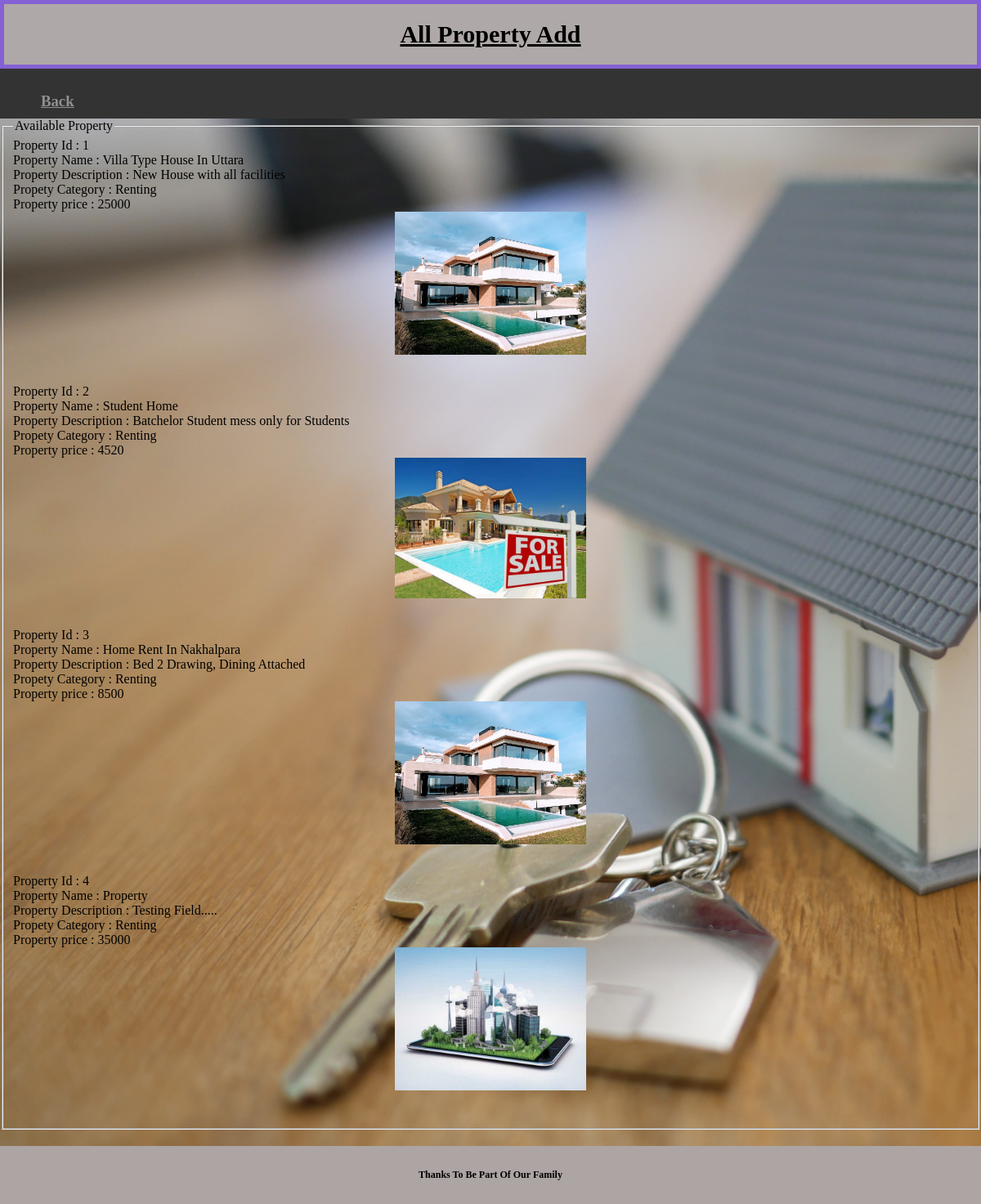
Page /Admin/view/showallproperty.php on the committed database.
### tables this page shows
CREATE TABLE `propertypost` (
  `P_ID` int(11) NOT NULL,
  `P_Name` text NOT NULL,
  `P_Desc` text NOT NULL,
  `P_Cate` text NOT NULL,
  `P_Price` float NOT NULL,
  `P_Image` text NOT NULL
);

### Admin/model/DatabaseConnection.php (called while the page is built, shortened)
<?php
class DatabaseConnection{
 function ShowAll($conn,$table)
 {
$result = $conn->query("SELECT * FROM  $table");
return $result;
 }
}
?>

### Admin/View/showallproperty.php (the view)
<!DOCTYPE html>
<html>
<head>
<link rel="stylesheet" type="text/css" href="../css/design.css">
</head>
<body style="background-image: url('background10.jpg');">
<div class = "header sticky">
<h1><u> All Property Add </u></h1>
</div>
<div class= "topnav">
<h3><a href="Admin.php">Back</a></h3>
</div>
<fieldset>
  <legend>Available Property </legend>
<?php
include "..\model\DatabaseConnection.php";
$connection=new DatabaseConnection();
$conobj=$connection->OpenCon();
$SearchProperty=$connection->ShowAll($conobj,"propertypost");
if ($SearchProperty->num_rows > 0)
{
    while($row = $SearchProperty->fetch_assoc())
    {
      echo "Property Id : ".$row["P_ID"]."<br>";
      echo "Property Name : ".$row["P_Name"]."<br>";
      echo "Property Description : ".$row["P_Desc"]."<br>";
      echo "Propety Category : ".$row["P_Cate"]."<br>";
      echo "Property price : ".$row["P_Price"]."<br>";
      echo "<img src='".'../../Agent/Agent/'.$row['P_Image']."'width:20%; height:10%;><br><br>";
    }
}
?>
</fieldset>
<div class= "footer">
    <h1>Thanks To Be Part Of Our Family <h1>
</div>
</body>
</html>

### Admin/css/design.css (style rules this page uses)
body { margin:0; padding: 0; background: url(background10.jpg) no-repeat; background-size: cover; background-attachment: fixed; }
.header { padding: 20px; text-align: center; background: rgb(175, 168, 168); }
.header h1 { font-size: 30px; }
.footer { padding: 20px; text-align: right; background: rgb(173, 164, 164); margin-top: 20px; }
.footer h1 { font-size: 12px; text-align: center; }
.topnav { overflow: hidden; background-color: #333; }
div.sticky { position: sticky; top: 0; padding: 0; border: 5px solid #8461d4; }
.topnav a { float: left; display: block; color: #929191; text-align: center; padding: 10px 50px; }
img { display: block; margin-left: auto; margin-right: auto; width: 20%; }

### rows in the picture
propertypost: P_ID "1", P_Name "Villa Type House In Uttara", P_Desc "New House with all facilities", P_Cate "Renting", P_Price "25000", P_Image (picture)
propertypost: P_ID "2", P_Name "Student Home", P_Desc "Batchelor Student mess only for Students", P_Cate "Renting", P_Price "4520", P_Image (picture)
propertypost: P_ID "3", P_Name "Home Rent In Nakhalpara", P_Desc "Bed 2 Drawing, Dining Attached", P_Cate "Renting", P_Price "8500", P_Image (picture)
propertypost: P_ID "4", P_Name "Property", P_Desc "Testing Field.....", P_Cate "Renting", P_Price "35000", P_Image (picture)
